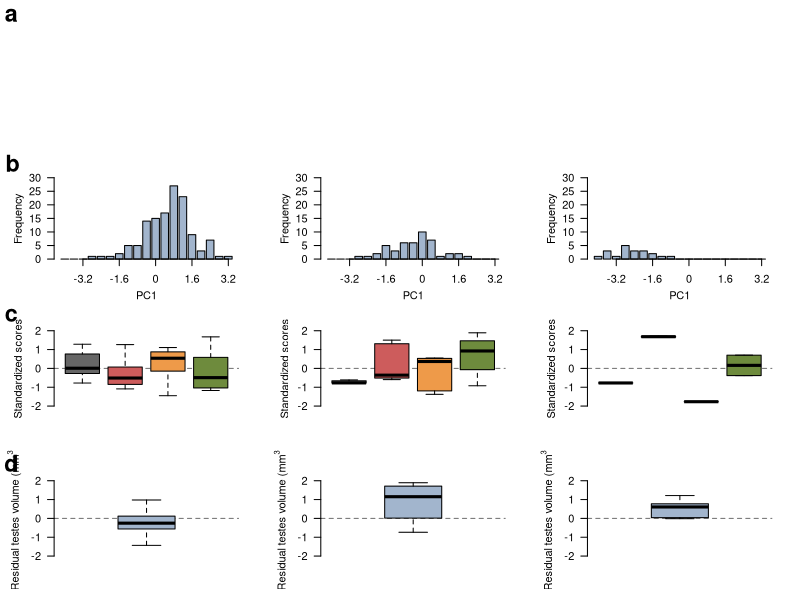

This chart was generated by the following R code:
pdf("fig1abcd.pdf", width = 8, height = 10)

data1b <- read.table("fig1b.csv", header = T, sep = ",")
data1c <- read.table("fig1c.csv", header = T, sep = ",")
data1d <- read.table("fig1d.csv", header = T, sep = ",")

general.blue <- "lightsteelblue3"

# b, l, t, r - default: c(5, 4, 4, 2) + 0.1
par(mfrow = c(4, 3), mar = c(3, 4, 2, 2) + 0.1)

## Figure a

plot(0, 0, type = 'n', bty = 'n', xaxt = 'n', yaxt = 'n', xlab = "", ylab = "")
mtext("a", font = 2, line = 0.25, cex = 1.4,
        at = par("usr")[1] - 0.5)

plot(0, 0, type = 'n', bty = 'n', xaxt = 'n', yaxt = 'n', xlab = "", ylab = "")
plot(0, 0, type = 'n', bty = 'n', xaxt = 'n', yaxt = 'n', xlab = "", ylab = "")


## Figure b

ymaxB <- c(0, 30)
xlabelB <- "PC1"
ylabelB <- "Frequency"
mgpB <- c(2.25, 1, 0)

barplot(data1b$Ind, ylim = ymaxB, xlab = xlabelB, ylab = ylabelB,
        axes = FALSE, axisnames = TRUE, mgp = mgpB,
        col = general.blue, border = TRUE)

axis(1, 
     labels = seq(-3.2, 3.2, 1.6), at = seq(3.1, 23.8, 4.8))
axis(2, las = 2)

mtext("b", font = 2, line = 0.25, cex = 1.4,
        at = par("usr")[1] - 5.5)

barplot(data1b$Sat, ylim = ymaxB, xlab = xlabelB, ylab = ylabelB,
        axes = FALSE, axisnames = TRUE, mgp = mgpB,
        col = general.blue, border = TRUE)

axis(1, 
     labels = seq(-3.2, 3.2, 1.6), at = seq(3.1, 23.8, 4.8))
axis(2, las = 2)

barplot(data1b$Fad, ylim = ymaxB, xlab = xlabelB, ylab = ylabelB,
        axes = FALSE, axisnames = TRUE, mgp = mgpB,
        col = general.blue, border = TRUE)

axis(1, 
     labels = seq(-3.2, 3.2, 1.6), at = seq(3.1, 23.8, 4.8))
axis(2, las = 2)

# Figure c

agg <- data.frame(Morph = data1c$MORPH,
                  Phenotype = rep("Aggression", length(data1c$RuffID)),
                  Value = data1c$Aggression)

dis <- data.frame(Morph = data1c$MORPH,
                  Phenotype = rep("Display", length(data1c$RuffID)),
                  Value = data1c$Display)

pro <- data.frame(Morph = data1c$MORPH,
                  Phenotype = rep("Proximity", length(data1c$RuffID)),
                  Value = data1c$Proximity)

ale <- data.frame(Morph = data1c$MORPH,
                  Phenotype = rep("Alert stance", length(data1c$RuffID)),
                  Value = data1c$Alert.Stance)

df1c <- rbind(agg, dis, pro, ale)
colors <- c("grey40", "indianred", "tan2", "darkolivegreen4")

indC <- df1c[df1c$Morph == "1RES", ]
satC <- df1c[df1c$Morph == "2SAT", ]
faeC <- df1c[df1c$Morph == "3Faeder", ]

xlabC <- ""
xlimitC <- c(0.5, 4.5)
ylimitC <- c(-2, 2)

plot(0, 0, type = 'n', bty = 'n', xaxt = 'n', yaxt = 'n',
     xlim = xlimitC, ylim = ylimitC,
     xlab = xlabC, 
     ylab = "Standardized scores",
     mgp = mgpB)
abline(h = 0, lty = 2, col = "grey46")
boxplot(indC$Value ~ as.factor(indC$Phenotype),
        frame = FALSE, axes = FALSE, add = TRUE, outline = FALSE, col = colors)
axis(2, las = 2, at = seq(-2, 2, 1))

mtext("c", font = 2, line = 0.25, cex = 1.4,
        at = par("usr")[1] - 1)

plot(0, 0, type = 'n', bty = 'n', xaxt = 'n', yaxt = 'n',
     xlim = xlimitC, ylim = ylimitC,
     xlab = xlabC, 
     ylab = "Standardized scores",
     mgp = mgpB)
abline(h = 0, lty = 2, col = "grey46")
boxplot(satC$Value ~ as.factor(satC$Phenotype),
        frame = FALSE, axes = FALSE, add = TRUE, outline = FALSE, col = colors)
axis(2, las = 2, at = seq(-2, 2, 1))

plot(0, 0, type = 'n', bty = 'n', xaxt = 'n', yaxt = 'n',
     xlim = xlimitC, ylim = ylimitC,
     xlab = xlabC, 
     ylab = "Standardized scores",
     mgp = mgpB)
abline(h = 0, lty = 2, col = "grey46")
boxplot(faeC$Value ~ as.factor(faeC$Phenotype), 
        frame = FALSE, axes = FALSE, add = TRUE, outline = FALSE, col = colors)
axis(2, las = 2, at = seq(-2, 2, 1))


# Figure d

indD <- data1d[data1d$MORPH == "Independent", ]
satD <- data1d[data1d$MORPH == "Satellite", ]
faeD <- data1d[data1d$MORPH == "Faeder", ]

xlabD <- ""
ylabD <- expression("Residual testes volume ("*"mm"^3*")")
xlimitD <- c(0.4, 1.6)
ylimitD <- c(-2, 2)

plot(0, 0, type = 'n', bty = 'n', xaxt = 'n', yaxt = 'n',
     xlim = xlimitD, ylim = ylimitD, xlab = xlabD, ylab = ylabD,
     mgp = mgpB)
abline(h = 0, lty = 2, col = "grey46")
boxplot(indD$RESIDUAL.testes.volume, frame = FALSE, add = TRUE,
        col = general.blue, border = TRUE, axes = FALSE, outline = FALSE)
axis(2, las = 2, at = seq(-2, 2, 1))

mtext("d", font = 2, line = 0.25, cex = 1.4,
        at = par("usr")[1] - 0.3)

plot(0, 0, type = 'n', bty = 'n', xaxt = 'n', yaxt = 'n',
     xlim = xlimitD, ylim = ylimitD, xlab = xlabD, ylab = ylabD,
     mgp = mgpB)
abline(h = 0, lty = 2, col = "grey46")
boxplot(satD$RESIDUAL.testes.volume, frame = FALSE, add = TRUE,
        col = general.blue, border = TRUE, axes = FALSE, outline = FALSE)
axis(2, las = 2, at = seq(-2, 2, 1))

plot(0, 0, type = 'n', bty = 'n', xaxt = 'n', yaxt = 'n',
     xlim = xlimitD, ylim = ylimitD, xlab = xlabD, ylab = ylabD,
     mgp = mgpB)
abline(h = 0, lty = 2, col = "grey46")
boxplot(faeD$RESIDUAL.testes.volume, frame = FALSE, add = TRUE,
        col = general.blue, border = TRUE, axes = FALSE, outline = FALSE)
axis(2, las = 2, at = seq(-2, 2, 1))

dev.off()
